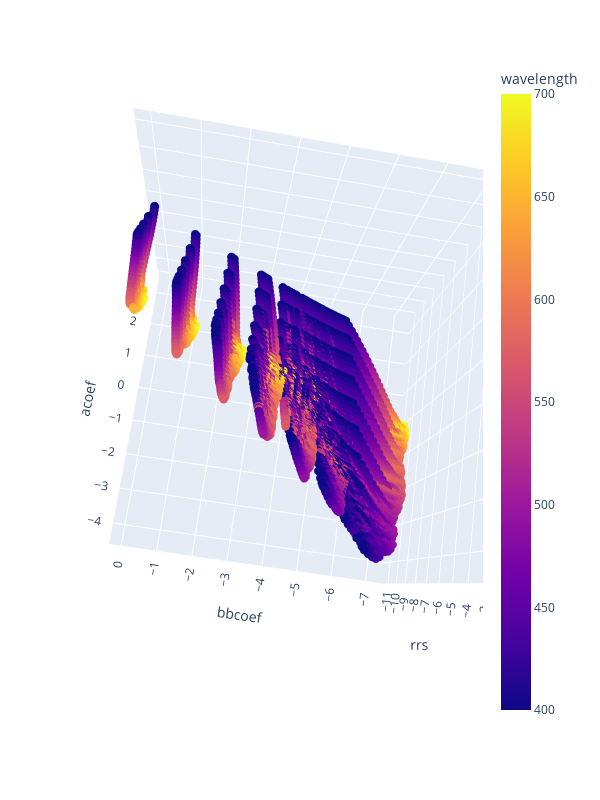

The code cell stored with this chart in its notebook:
### Code cell
fig = px.scatter_3d(data, x='acoef', y='bbcoef', z='rrs',
                    color='wavelength', size_max=1, width=600, height=800)
fig.update_traces(marker=dict(size=3))
fig.show()

### Figure 1 — Plotly figure (JSON) as saved in the notebook; plotly's stock layout.template omitted (floating-point values rounded to 4 significant figures; data arrays with more than 128 entries replaced by an {"elided": "..."} marker saying what was removed)
{"data": [{"hoverlabel": {"namelength": 0}, "hovertemplate": "acoef=%{x}<br>bbcoef=%{y}<br>rrs=%{z}<br>wavelength=%{marker.color}", "legendgroup": "", "marker": {"color": {"elided": "31000 int values"}, "coloraxis": "coloraxis", "size": 3, "symbol": "circle"}, "mode": "markers", "name": "", "scene": "scene", "showlegend": false, "type": "scatter3d", "x": {"elided": "31000 float values"}, "y": {"elided": "31000 float values"}, "z": {"elided": "31000 float values"}}], "layout": {"coloraxis": {"colorbar": {"title": {"text": "wavelength"}}, "colorscale": [[0, "#0d0887"], [0.1111, "#46039f"], [0.2222, "#7201a8"], [0.3333, "#9c179e"], [0.4444, "#bd3786"], [0.5556, "#d8576b"], [0.6667, "#ed7953"], [0.7778, "#fb9f3a"], [0.8889, "#fdca26"], [1, "#f0f921"]]}, "height": 800, "legend": {"tracegroupgap": 0}, "margin": {"t": 60}, "scene": {"aspectmode": "auto", "aspectratio": {"x": 0.9723, "y": 0.9477, "z": 1.085}, "camera": {"center": {"x": 0, "y": 0, "z": 0}, "eye": {"x": -0.5722, "y": 0.1308, "z": 2.242}, "projection": {"type": "perspective"}, "up": {"x": 0.9594, "y": 0.1547, "z": 0.2359}}, "domain": {"x": [0, 1], "y": [0, 1]}, "xaxis": {"title": {"text": "acoef"}, "type": "linear"}, "yaxis": {"title": {"text": "bbcoef"}, "type": "linear"}, "zaxis": {"title": {"text": "rrs"}, "type": "linear"}}, "width": 600}}
